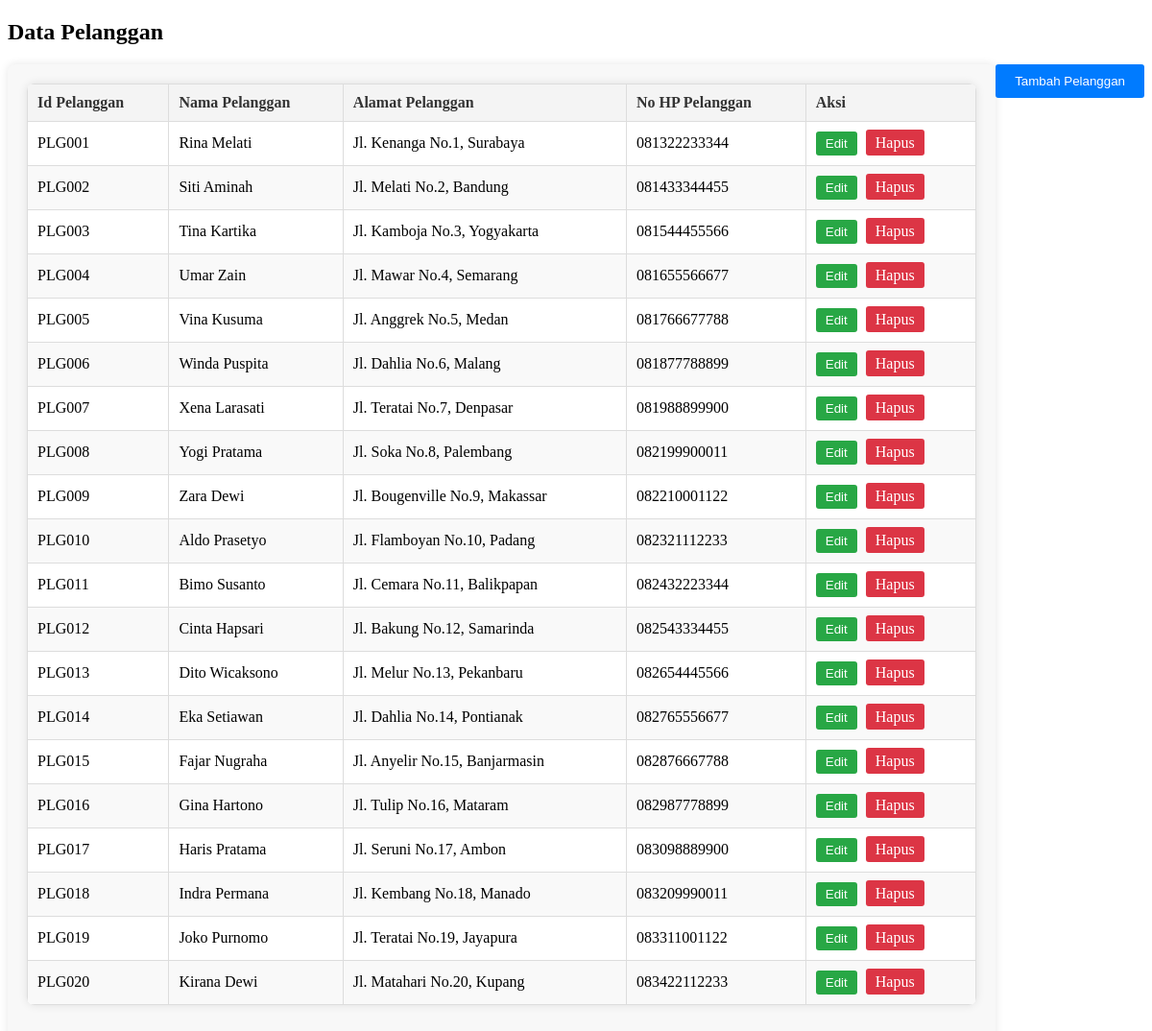
Screenshot of /menus/pelanggan.php (signed in) with the database file from the repository.
### tables this page shows
CREATE TABLE `pelanggan` (
  `IdPelanggan` varchar(10) NOT NULL,
  `NamaPelanggan` varchar(255) NOT NULL,
  `AlamatPelanggan` varchar(255) DEFAULT NULL,
  `NoHpPelanggan` varchar(20) DEFAULT NULL
);

### htdocs/class/pelanggan.php (called while the page is built, shortened)
<?php
class Pelanggan {
    private $conn;
    private $table_name = "Pelanggan";
    public function __construct($db) {
        $this->conn = $db;
    }
    public function read() {
        $query = "SELECT * FROM " . $this->table_name . " ORDER BY IdPelanggan ASC";
        $stmt = $this->conn->query($query);
        return $stmt;
    }
}
?>

### htdocs/menus/pelanggan.php (the view, shortened to what this page needs)
<?php
require_once('../class/Pelanggan.php');
$database = new Database();
$db = $database->getConnection();
$pelanggan = new Pelanggan($db);
$result = $pelanggan->read();
?>
<!DOCTYPE html>
<html>
<head>
    <link rel="stylesheet" type="text/css" href="../assets/css/crud.css">
</head>
<body>
<div class="main-content">
    <header>
        <h2>Data Pelanggan</h2>
        <button class="add-button" onclick="openForm()">Tambah Pelanggan</button>
    </header>
    <div class="content">
        <div class="table-container">
            <table>
                <thead>
                <tr>
                    <th>Id Pelanggan</th>
                    <th>Nama Pelanggan</th>
                    <th>Alamat Pelanggan</th>
                    <th>No HP Pelanggan</th>
                    <th>Aksi</th>
                </tr>
                </thead>
                <tbody>
                <?php while ($row = mysqli_fetch_assoc($result)): ?>
                    <tr>
                        <td><?php echo htmlspecialchars($row['IdPelanggan']); ?></td>
                        <td><?php echo htmlspecialchars($row['NamaPelanggan']); ?></td>
                        <td><?php echo htmlspecialchars($row['AlamatPelanggan']); ?></td>
                        <td><?php echo htmlspecialchars($row['NoHpPelanggan']); ?></td>
                        <td>
                            <button class="edit-btn"
                                    data-id="<?php echo htmlspecialchars($row['IdPelanggan']); ?>"
                                    data-nama="<?php echo htmlspecialchars($row['NamaPelanggan']); ?>"
                                    data-alamat="<?php echo htmlspecialchars($row['AlamatPelanggan']); ?>"
                                    data-nohp="<?php echo htmlspecialchars($row['NoHpPelanggan']); ?>"
                                    onclick="editPelanggan(this)">Edit</button>
                            <a href="dashboard.php?page=pelanggan&delete=<?php echo htmlspecialchars($row['IdPelanggan']); ?>" class="delete-btn" onclick="return confirm('Apakah Anda yakin ingin menghapus pelanggan ini?')">Hapus</a>
                        </td>
                    </tr>
                <?php endwhile; ?>
                </tbody>
            </table>
        </div>
    </div>
</div>
</body>
</html>

### htdocs/assets/css/crud.css (style rules this page uses)
table { width: 100%; border-collapse: collapse; margin-bottom: 20px; background-color: #fff; border-radius: 8px; overflow: hidden; box-shadow: 0 0 10px rgba(0, 0, 0, 0.1); }
table th, table td { padding: 10px; border: 1px solid #ddd; text-align: left; white-space: nowrap; }
table th { background-color: #f4f4f4; font-weight: bold; color: #333; }
table tr:nth-child(even) { background-color: #f9f9f9; }
.table-container { overflow-x: auto; padding: 20px; background-color: #f8f8f8; border-radius: 8px; box-shadow: 0 0 10px rgba(0, 0, 0, 0.1); }
.add-button { padding: 10px 20px; background-color: #007bff; color: white; border: none; border-radius: 3px; cursor: pointer; float: right; margin-bottom: 20px; }
.edit-btn, .delete-btn { padding: 5px 10px; border: none; border-radius: 3px; cursor: pointer; }
.edit-btn { background-color: #28a745; color: white; margin-right: 5px; }
.delete-btn { background-color: #dc3545; color: white; }
table a { text-decoration: none; }

### rows the page displays
pelanggan: IdPelanggan "PLG001", NamaPelanggan "Rina Melati", AlamatPelanggan "Jl. Kenanga No.1, Surabaya", NoHpPelanggan "081322233344"
pelanggan: IdPelanggan "PLG002", NamaPelanggan "Siti Aminah", AlamatPelanggan "Jl. Melati No.2, Bandung", NoHpPelanggan "081433344455"
pelanggan: IdPelanggan "PLG003", NamaPelanggan "Tina Kartika", AlamatPelanggan "Jl. Kamboja No.3, Yogyakarta", NoHpPelanggan "081544455566"
pelanggan: IdPelanggan "PLG004", NamaPelanggan "Umar Zain", AlamatPelanggan "Jl. Mawar No.4, Semarang", NoHpPelanggan "081655566677"
pelanggan: IdPelanggan "PLG005", NamaPelanggan "Vina Kusuma", AlamatPelanggan "Jl. Anggrek No.5, Medan", NoHpPelanggan "081766677788"
pelanggan: IdPelanggan "PLG006", NamaPelanggan "Winda Puspita", AlamatPelanggan "Jl. Dahlia No.6, Malang", NoHpPelanggan "081877788899"
pelanggan: IdPelanggan "PLG007", NamaPelanggan "Xena Larasati", AlamatPelanggan "Jl. Teratai No.7, Denpasar", NoHpPelanggan "081988899900"
pelanggan: IdPelanggan "PLG008", NamaPelanggan "Yogi Pratama", AlamatPelanggan "Jl. Soka No.8, Palembang", NoHpPelanggan "082199900011"
pelanggan: IdPelanggan "PLG009", NamaPelanggan "Zara Dewi", AlamatPelanggan "Jl. Bougenville No.9, Makassar", NoHpPelanggan "082210001122"
pelanggan: IdPelanggan "PLG010", NamaPelanggan "Aldo Prasetyo", AlamatPelanggan "Jl. Flamboyan No.10, Padang", NoHpPelanggan "082321112233"
pelanggan: IdPelanggan "PLG011", NamaPelanggan "Bimo Susanto", AlamatPelanggan "Jl. Cemara No.11, Balikpapan", NoHpPelanggan "082432223344"
pelanggan: IdPelanggan "PLG012", NamaPelanggan "Cinta Hapsari", AlamatPelanggan "Jl. Bakung No.12, Samarinda", NoHpPelanggan "082543334455"
pelanggan: IdPelanggan "PLG013", NamaPelanggan "Dito Wicaksono", AlamatPelanggan "Jl. Melur No.13, Pekanbaru", NoHpPelanggan "082654445566"
pelanggan: IdPelanggan "PLG014", NamaPelanggan "Eka Setiawan", AlamatPelanggan "Jl. Dahlia No.14, Pontianak", NoHpPelanggan "082765556677"
pelanggan: IdPelanggan "PLG015", NamaPelanggan "Fajar Nugraha", AlamatPelanggan "Jl. Anyelir No.15, Banjarmasin", NoHpPelanggan "082876667788"
pelanggan: IdPelanggan "PLG016", NamaPelanggan "Gina Hartono", AlamatPelanggan "Jl. Tulip No.16, Mataram", NoHpPelanggan "082987778899"
pelanggan: IdPelanggan "PLG017", NamaPelanggan "Haris Pratama", AlamatPelanggan "Jl. Seruni No.17, Ambon", NoHpPelanggan "083098889900"
pelanggan: IdPelanggan "PLG018", NamaPelanggan "Indra Permana", AlamatPelanggan "Jl. Kembang No.18, Manado", NoHpPelanggan "083209990011"
pelanggan: IdPelanggan "PLG019", NamaPelanggan "Joko Purnomo", AlamatPelanggan "Jl. Teratai No.19, Jayapura", NoHpPelanggan "083311001122"
pelanggan: IdPelanggan "PLG020", NamaPelanggan "Kirana Dewi", AlamatPelanggan "Jl. Matahari No.20, Kupang", NoHpPelanggan "083422112233"
